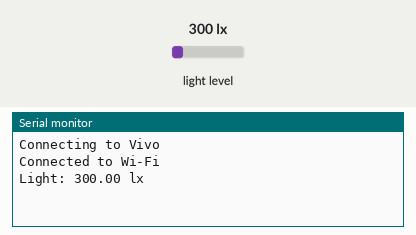
Bench run of a sketch on a simulated Arduino MKR. Shown: the last lines printed to the serial monitor. The inputs (shaded band) are chosen by the test bench; at power-on: light level 300 lx. WiFi joins after 1.5 s; servers stay silent unless stated.

Above: at 2.7 s.
2.8 s: light level set to 500 lx
At 8.9 s:
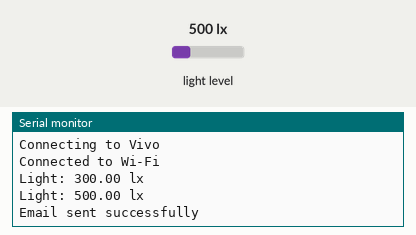
10.0 s: light level set to 40 lx
At 16.7 s:
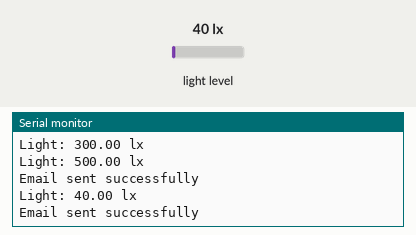
Timing chart, 0 to 18.2 s (numbered marks = the images above; inputs shaded):
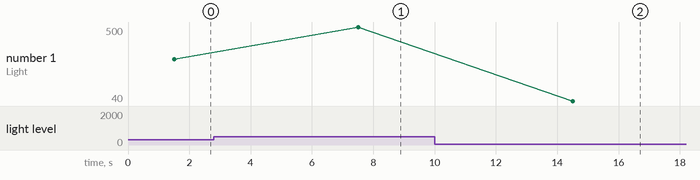

The sketch:

sketch_aug27a.ino
```cpp
#include <BH1750.h>
#include <WiFiNINA.h>
#include <ESP_Mail_Client.h>

const char* ssid = "Vivo";
const char* password = "abcdefgh";

SMTPSession smtp;
SMTP_Message message;
ESP_Mail_Session session;

const char* smtp_host = "smtp.gmail.com";
const int smtp_port = 465;
const char* email_sender = "goyalradhika005@gmail.com";
const char* email_sender_password = "ksxjcfkwhfksituw";
const char* email_recipient = "radhika4801.be23@chitkara.edu.in";

BH1750 lightMeter;

bool sunlightDetected = false;

void setup() {
  Serial.begin(9600);
  Wire.begin();
  connectWiFi();

  if (!lightMeter.begin()) {
    Serial.println("Error initializing BH1750 sensor.");
    while (1);
  }

  // Configure the email session
  session.server.host_name = smtp_host;
  session.server.port = smtp_port;
  session.login.email = email_sender;
  session.login.password = email_sender_password;
  session.login.user_domain = "";

  message.sender.name = "Arduino Light Monitor";
  message.sender.email = email_sender;
  message.subject = "Sunlight Exposure Notification";
  message.addRecipient("Terrarium Monitor", email_recipient);
}

void loop() {
  float lux = lightMeter.readLightLevel();
  Serial.print("Light: ");
  Serial.print(lux);
  Serial.println(" lx");

  if (lux > 300 && !sunlightDetected) {
    // Sunlight started
    message.text.content = "Your terrarium is currently exposed to sunlight.";
    if (sendEmail()) {
      sunlightDetected = true;
    }
  }
  else if (lux < 50 && sunlightDetected) {
    // Sunlight stopped
    message.text.content = "Sunlight exposure has ended.";
    if (sendEmail()) {
      sunlightDetected = false;
    }
  }

  delay(6000); // Check every 6 seconds
}

void connectWiFi() {
  Serial.print("Connecting to ");
  Serial.println(ssid);
  WiFi.begin(ssid, password);

  while (WiFi.status() != WL_CONNECTED) {
    delay(1000);
    Serial.print(".");
  }

  Serial.println("Connected to Wi-Fi");
}

bool sendEmail() {
  if (!smtp.connect(&session)) {
    Serial.println("Failed to connect to SMTP server");
    return false;
  }

  if (!MailClient.sendMail(&smtp, &message)) {
    Serial.println("Error sending Email, " + smtp.errorReason());
    return false;
  }

  Serial.println("Email sent successfully");
  return true;
}
```

Measured:
- after the input at 2.8 s, the serial monitor: prints a new line after 4.7 s (image 1)
- after the input at 10.0 s, the serial monitor: prints a new line after 4.5 s (image 2)
- plotted number 1: 300 → 500 after the input at 2.8 s, 500 → 40 after the input at 10.0 s
